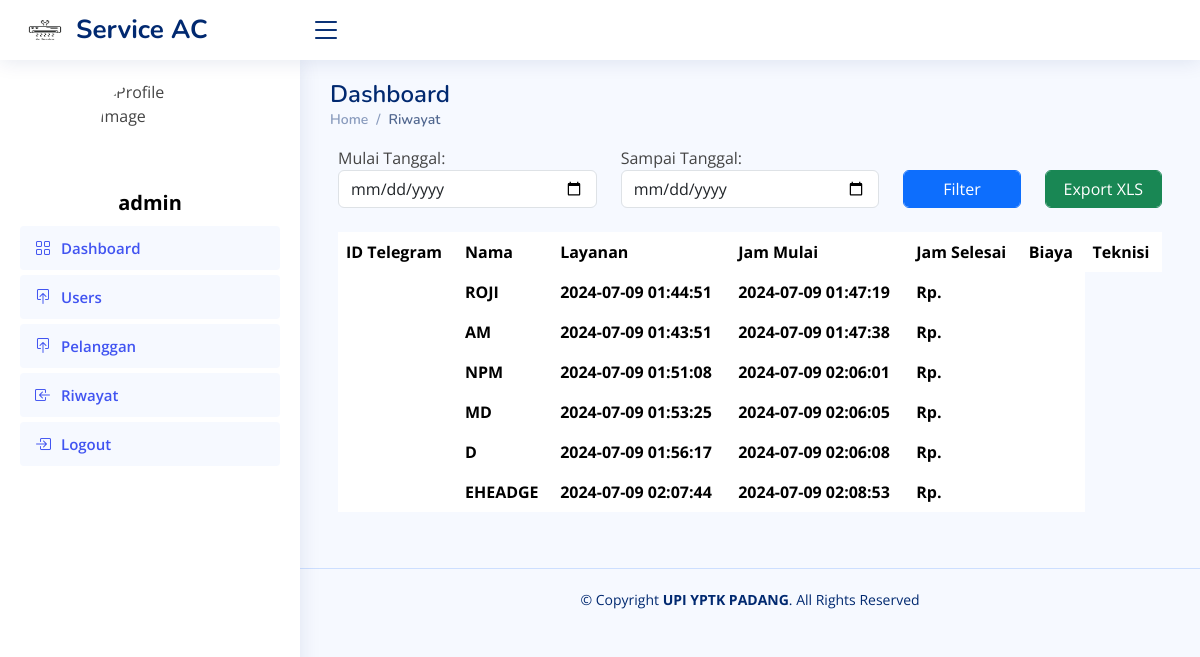
The page /indexadmin.php?page=riwayat (signed in) on the database its author committed.
### tables this page shows
CREATE TABLE `riwayat` (
  `id` varchar(255) NOT NULL,
  `nama` varchar(255) NOT NULL,
  `diskon` varchar(255) NOT NULL,
  `jamMulai` varchar(255) NOT NULL,
  `jamSelesai` varchar(255) NOT NULL
);

### page/riwayat.php (the view, shortened to what this page needs)
<?php
$conn = mysqli_connect('localhost', 'root', '', 'rozi');
$filterQuery = "";
?>
<div class="pagetitle">
    <h1>Dashboard</h1>
    <nav>
        <ol class="breadcrumb">
            <li class="breadcrumb-item"><a href="?admin=home">Home</a></li>
            <li class="breadcrumb-item active">Riwayat</li>
        </ol>
    </nav>
</div>
<section class="section dashboard">
    <div class="row">
        <div class="card-body">
            <form method="post" action="">
                <div class="row">
                    <div class="col-md-4">
                        <label for="startDate">Mulai Tanggal:</label>
                        <input type="date" id="startDate" name="startDate" class="form-control" required>
                    </div>
                    <div class="col-md-4">
                        <label for="endDate">Sampai Tanggal:</label>
                        <input type="date" id="endDate" name="endDate" class="form-control" required>
                    </div>
                    <div class="col-md-2">
                        <label>&nbsp;</label>
                        <button type="submit" name="filter" class="btn btn-primary form-control">Filter</button>
                    </div>
                    <div class="col-md-2">
                        <label>&nbsp;</label>
                        <button type="submit" name="export_xls" class="btn btn-success form-control">Export XLS</button>
                    </div>
                </div>
            </form>
            <br>
            <table class="table table-borderless datatable">
                <thead>
                    <tr>
                        <th scope="col">ID Telegram</th>
                        <th scope="col">Nama</th>
                        <th scope="col">Layanan</th>
                        <th scope="col">Jam Mulai</th>
                        <th scope="col">Jam Selesai</th>
                        <th scope="col">Biaya</th>
                        <th scope="col">Teknisi</th>
                    </tr>
                </thead>
                <tbody>
                <?php
                $sql = mysqli_query($conn, "SELECT * FROM riwayat $filterQuery");
                if (!$sql) {
                    echo '<tr><td colspan="7">No data found</td></tr>';
                } else {
                    while ($data = mysqli_fetch_array($sql)) {
                ?>
                    <tr>
                        <th scope="row"><?php echo htmlspecialchars($data['idTelegram']); ?></th>
                        <th scope="row"><?php echo htmlspecialchars($data['nama']); ?></th>
                        <th scope="row"><?php echo htmlspecialchars($data['jamMulai']); ?></th>
                        <th scope="row"><?php echo htmlspecialchars($data['jamSelesai']); ?></th>
                        <th scope="row">Rp.<?php echo htmlspecialchars($data['biaya']); ?></th>
                        <th scope="row"><?php echo htmlspecialchars(ucwords($data['teknisi'])); ?></th>
                    </tr>
                <?php
                    }
                }
                ?>
                </tbody>
            </table>
        </div>
    </div>
</section>

### indexadmin.php (shortened to what this page needs)
<!DOCTYPE html>
<html lang="en">
<head>
  <link href="assets/vendor/bootstrap/css/bootstrap.min.css" rel="stylesheet">
  <link href="assets/vendor/bootstrap-icons/bootstrap-icons.css" rel="stylesheet">
  <link href="assets/vendor/boxicons/css/boxicons.min.css" rel="stylesheet">
  <link href="assets/vendor/quill/quill.snow.css" rel="stylesheet">
  <link href="assets/vendor/quill/quill.bubble.css" rel="stylesheet">
  <link href="assets/vendor/remixicon/remixicon.css" rel="stylesheet">
  <link href="assets/vendor/simple-datatables/style.css" rel="stylesheet">
  <link href="assets/css/style.css" rel="stylesheet">
</head>
<body>
  <header id="header" class="header fixed-top d-flex align-items-center">
    <div class="d-flex align-items-center justify-content-between">
      <a href="?page=home" class="logo d-flex align-items-center" style="text-decoration:none">
        <img src="images/icon.jpg" style="width:50px; height:120px" alt="">
        <span class="d-none d-lg-block">Service AC</span>
      </a>
      <i class="bi bi-list toggle-sidebar-btn"></i>
    </div>
  </header>
  <aside id="sidebar" class="sidebar">
    <div class="d-flex align-items-center justify-content-center mb-2">
      <img src="uploads/<?php echo $_SESSION['profile'] ?>" style="width: 100px; height: 100px; border-radius: 90%;" alt="Profile Image">
    </div>
    <div class="text-center mb-0">
    <span style="font-size:20px;font-weight:bolder;color:black;"><?php echo $_SESSION['username']; ?></span>
    </div>
    <ul class="sidebar-nav" id="sidebar-nav">
      <li class="nav-item">
        <a class="nav-link" href="?page=home">
          <i class="bi bi-grid"></i>
          <span>Dashboard</span>
        </a>
      </li>
      <li class="nav-item">
        <a class="nav-link" href="?page=users">
          <i class="bi bi-box-arrow-in-up"></i>
          <span>Users</span>
        </a>
      </li>
      <li class="nav-item">
        <a class="nav-link" href="?page=pelanggan">
          <i class="bi bi-box-arrow-in-up"></i>
          <span>Pelanggan</span>
        </a>
      </li>
      <li class="nav-item">
        <a class="nav-link" href="?page=riwayat">
          <i class="bi bi-box-arrow-in-left"></i>
          <span>Riwayat</span>
        </a>
      </li>
      <li class="nav-item">
        <a class="nav-link" href="logout.php">
          <i class="bi bi-box-arrow-in-right"></i>
          <span>Logout</span>
        </a>
      </li>
    </ul>
  </aside>
  <main id="main" class="main">
    <?php include 'controller/pageadmin.php'; ?>
  </main>
  <footer id="footer" class="footer">
    <div class="copyright">
      &copy; Copyright <strong><span>UPI YPTK PADANG</span></strong>. All Rights Reserved
    </div>
  </footer>
</body>
</html>

### controller/pageadmin.php (shortened to what this page needs)
<?php
    $page = (isset($_GET['page']))?$_GET['page'] : '';
    switch($page){
        case 'riwayat':
                include './page/riwayat.php';
                break;
        }
?>

### assets/css/style.css (style rules this page uses)
:root { scroll-behavior: smooth; }
body { font-family: "Open Sans", sans-serif; background: #f6f9ff; color: #444444; }
a { color: #4154f1; text-decoration: none; }
h1, h2, h3, h4, h5, h6 { font-family: "Nunito", sans-serif; }
#main { margin-top: 60px; padding: 20px 30px; transition: all 0.3s; }
.pagetitle { margin-bottom: 10px; }
.pagetitle h1 { font-size: 24px; margin-bottom: 0; font-weight: 600; color: #012970; }
.card-body { padding: 0 20px 20px 20px; }
.breadcrumb { font-size: 14px; font-family: "Nunito", sans-serif; color: #899bbd; font-weight: 600; }
.breadcrumb a { color: #899bbd; transition: 0.3s; }
.breadcrumb .breadcrumb-item::before { color: #899bbd; }
.breadcrumb .active { color: #51678f; font-weight: 600; }
.logo { line-height: 1; }
@media (min-width: 1200px) { .logo { width: 280px; } }
.logo img { max-height: 26px; margin-right: 6px; }
.logo span { font-size: 26px; font-weight: 700; color: #012970; font-family: "Nunito", sans-serif; }
.header { transition: all 0.5s; z-index: 997; height: 60px; box-shadow: 0px 2px 20px rgba(1, 41, 112, 0.1); background-color: #fff; padding-left: 20px; }
.header .toggle-sidebar-btn { font-size: 32px; padding-left: 10px; cursor: pointer; color: #012970; }
.sidebar { position: fixed; top: 60px; left: 0; bottom: 0; width: 300px; z-index: 996; transition: all 0.3s; padding: 20px; overflow-y: auto; scrollbar-width: thin; scrollbar-color: #aab7cf transparent; box-shadow: 0px 0px 20px rgba(1, 41, 112, 0.1); background-color: #fff; }
@media (min-width: 1200px) { #main, #footer { margin-left: 300px; } }
.sidebar-nav { padding: 0; margin: 0; list-style: none; }
.sidebar-nav li { padding: 0; margin: 0; list-style: none; }
.sidebar-nav .nav-item { margin-bottom: 5px; }
.sidebar-nav .nav-link { display: flex; align-items: center; font-size: 15px; font-weight: 600; color: #4154f1; transition: 0.3; background: #f6f9ff; padding: 10px 15px; border-radius: 4px; }
.sidebar-nav .nav-link i { font-size: 16px; margin-right: 10px; color: #4154f1; }
.footer { padding: 20px 0; font-size: 14px; transition: all 0.3s; border-top: 1px solid #cddfff; }
.footer .copyright { text-align: center; color: #012970; }

### rows shown on the page
riwayat: nama "ROJI", jamMulai "2024-07-09 01:44:51", jamSelesai "2024-07-09 01:47:19"
riwayat: nama "AM", jamMulai "2024-07-09 01:43:51", jamSelesai "2024-07-09 01:47:38"
riwayat: nama "NPM", jamMulai "2024-07-09 01:51:08", jamSelesai "2024-07-09 02:06:01"
riwayat: nama "MD", jamMulai "2024-07-09 01:53:25", jamSelesai "2024-07-09 02:06:05"
riwayat: nama "D", jamMulai "2024-07-09 01:56:17", jamSelesai "2024-07-09 02:06:08"
riwayat: nama "EHEADGE", jamMulai "2024-07-09 02:07:44", jamSelesai "2024-07-09 02:08:53"

### other values the page prints
$_SESSION['username'] "admin"
